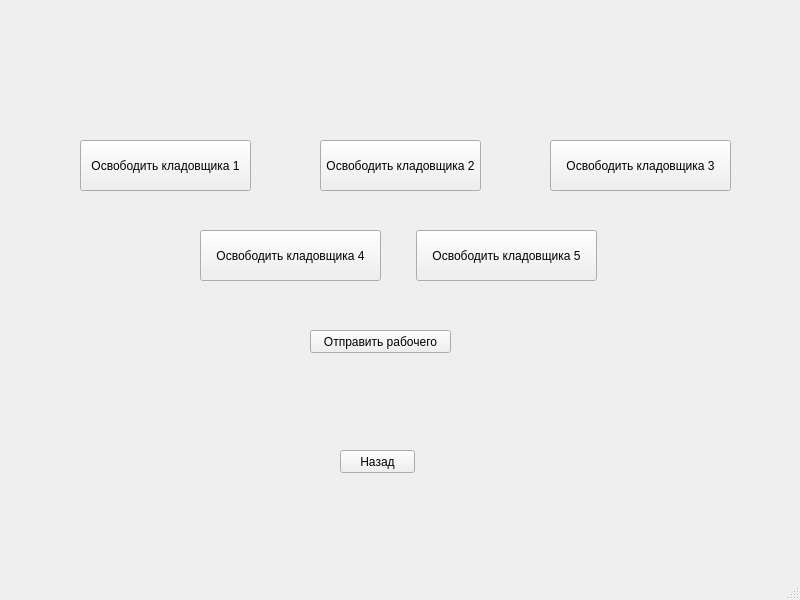
<?xml version="1.0" encoding="UTF-8"?>
<ui version="4.0">
 <class>EventManagementWindow</class>
 <widget class="QMainWindow" name="EventManagementWindow">
  <property name="geometry">
   <rect>
    <x>0</x>
    <y>0</y>
    <width>800</width>
    <height>600</height>
   </rect>
  </property>
  <property name="windowTitle">
   <string>MainWindow</string>
  </property>
  <widget class="QWidget" name="centralwidget">
   <widget class="QPushButton" name="pushFree2">
    <property name="geometry">
     <rect>
      <x>200</x>
      <y>230</y>
      <width>181</width>
      <height>51</height>
     </rect>
    </property>
    <property name="text">
     <string>Освободить кладовщика 4</string>
    </property>
   </widget>
   <widget class="QPushButton" name="pushGo">
    <property name="geometry">
     <rect>
      <x>310</x>
      <y>330</y>
      <width>141</width>
      <height>23</height>
     </rect>
    </property>
    <property name="text">
     <string>Отправить рабочего</string>
    </property>
   </widget>
   <widget class="QPushButton" name="pushFree5">
    <property name="geometry">
     <rect>
      <x>550</x>
      <y>140</y>
      <width>181</width>
      <height>51</height>
     </rect>
    </property>
    <property name="text">
     <string>Освободить кладовщика 3</string>
    </property>
   </widget>
   <widget class="QPushButton" name="pushFree">
    <property name="geometry">
     <rect>
      <x>80</x>
      <y>140</y>
      <width>171</width>
      <height>51</height>
     </rect>
    </property>
    <property name="text">
     <string>Освободить кладовщика 1</string>
    </property>
   </widget>
   <widget class="QPushButton" name="pushFree3">
    <property name="geometry">
     <rect>
      <x>416</x>
      <y>230</y>
      <width>181</width>
      <height>51</height>
     </rect>
    </property>
    <property name="text">
     <string>Освободить кладовщика 5</string>
    </property>
   </widget>
   <widget class="QPushButton" name="pushFree4">
    <property name="geometry">
     <rect>
      <x>320</x>
      <y>140</y>
      <width>161</width>
      <height>51</height>
     </rect>
    </property>
    <property name="text">
     <string>Освободить кладовщика 2</string>
    </property>
   </widget>
   <widget class="QPushButton" name="pushButton">
    <property name="geometry">
     <rect>
      <x>340</x>
      <y>450</y>
      <width>75</width>
      <height>23</height>
     </rect>
    </property>
    <property name="text">
     <string>Назад</string>
    </property>
   </widget>
  </widget>
  <widget class="QMenuBar" name="menubar">
   <property name="geometry">
    <rect>
     <x>0</x>
     <y>0</y>
     <width>800</width>
     <height>21</height>
    </rect>
   </property>
  </widget>
  <widget class="QStatusBar" name="statusbar"/>
 </widget>
 <resources/>
 <connections/>
</ui>
